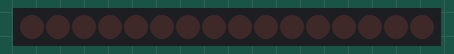
Bench run of a sketch on a simulated Arduino Uno, built with avr-gcc and run on an emulated ATmega328P. Parts: 16 shift-register outputs drawn as a row of LEDs (first output left, lit = HIGH). Wiring (inferred from the names in the program): 2 × shift register (74HC595): data pin 10; shift clock pin 13; latch pin 11. Wiring (inferred from the signals the program sends): row of LEDs: on Q0, Q1, Q2, Q3, Q4, Q5, Q6, Q7, Q8, Q9, Q10, Q11, Q12, Q13, Q14, Q15.

Above: at 0.5 s.
At 3.5 s:
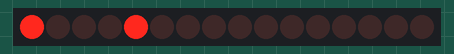
Timing chart, 0 to 4.6 s (numbered marks = the images above):
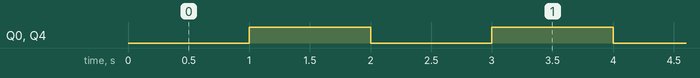

Measured:
- by itself, Q0, Q4: alternates HIGH for 1.0 s and LOW for 1.0 s

The sketch:

hc595_individual.ino
```cpp
int latchPin = 11;   // RCLK pin of 74HC595
int clockPin = 13;   // SRCLK pin of 74HC595
int dataPin = 10;    // SER pin of 74HC595

void setup() {
  // Set the pins as output
  pinMode(latchPin, OUTPUT);
  pinMode(clockPin, OUTPUT);
  pinMode(dataPin, OUTPUT);
}

void loop() {
  // Define the LED positions for both registers
  uint16_t ledsOff = 0b0000000000000000; // All LEDs off
  uint16_t ledsOn = 0b1000100000000000;  // 10th LED (2nd LED of the 2nd register) on

  // Blink the 10th LED (2nd LED of 2nd register)
  digitalWrite(latchPin, LOW);  // Begin shifting the data
  shiftOut(dataPin, clockPin, LSBFIRST, ledsOff & 0xFF);  // Shift out the lower 8 bits for first register
  shiftOut(dataPin, clockPin, LSBFIRST, ledsOff >> 8);    // Shift out the upper 8 bits for second register
  digitalWrite(latchPin, HIGH);  // Latch the data to the outputs
  delay(1000);  // Wait for 1 second

  digitalWrite(latchPin, LOW);  // Begin shifting the data
  shiftOut(dataPin, clockPin, LSBFIRST, ledsOn & 0xFF);  // Shift out the lower 8 bits for first register
  shiftOut(dataPin, clockPin, LSBFIRST, ledsOn >> 8);    // Shift out the upper 8 bits for second register
  digitalWrite(latchPin, HIGH);  // Latch the data to the outputs
  delay(1000);  // Wait for 1 second
}
```
